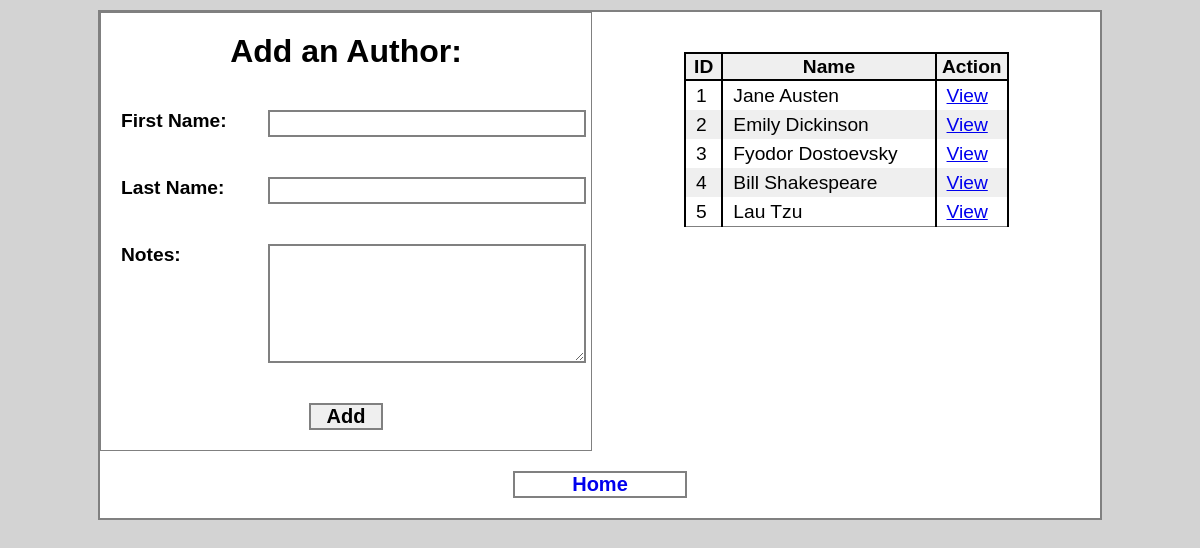
The app's page /authors, older data.
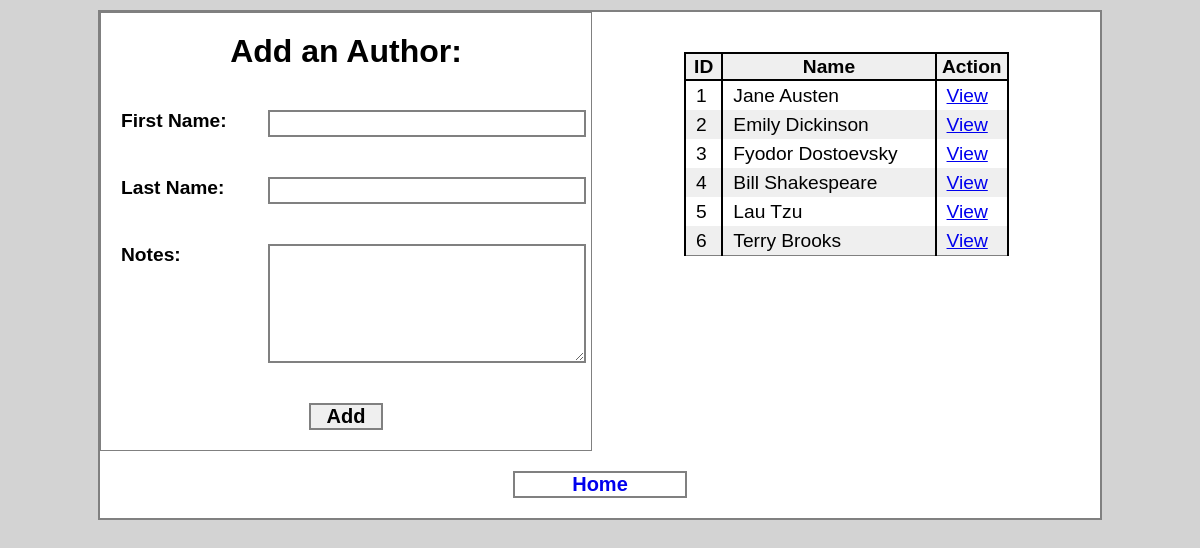
The same page, newer data.
### books_authors_app/models.py (models this page shows)
class Author(models.Model):
    first_name = models.CharField(max_length=45)
    last_name = models.CharField(max_length=45)
    notes = models.TextField(null=True)
    books = models.ManyToManyField(Book, related_name="authors") # list of Book objects
    created_at = models.DateTimeField(auto_now_add=True)
    updated_at = models.DateTimeField(auto_now=True)

### books_authors_app/views.py (the view)
# urls.py: path('authors', views.authors),
def authors(request):
    context = {
        "all_authors": Author.objects.all(),
    }
    return render(request, "authors.html", context)

### books_authors_app/templates/authors.html (shortened to what this page needs)
<!DOCTYPE html>
<html lang="en">
<head>
    {% load static %}
    <link rel="stylesheet" href="{% static 'css/ba_style.css' %}">
</head>
<body>
    <div class="mainwrapper">
        <div class="addForm">
            <form action="/add_an_author" method="POST">
                <h1>Add an Author:</h1>
                <label for="firstName">First Name:</label>
                <input type="text" id="firstName" name="firstName">
                <label for="lastName">Last Name:</label>
                <input type="text" id="lastName" name="lastName">
                <label for="notes">Notes:</label>
                <textarea name="notes" id="notes" cols="30" rows="5"></textarea>
                <input id="submit" type="submit" value="Add">
            </form>
        </div>
        <div class="tablearea">
            <table>
                <tbody>
                    <tr>
                        <th>ID</th>
                        <th>Name</th>
                        <th>Action</th>
                    </tr>
                    {% for author in all_authors %}
                    <tr>
                        <td>{{ author.id }}</td>
                        <td>{{ author.first_name }} {{ author.last_name }}</td>
                        <td><a href="/authors/{{author.id}}">View</a></td>
                    </tr>
                    {% endfor %}
                </tbody>
            </table>
        </div>
        <a id="home" href="/">Home</a>
    </div>
</body>
</html>

Row changes from the older to the newer data that the page shows:
added Author: id "6", first_name "Terry", last_name "Brooks"
